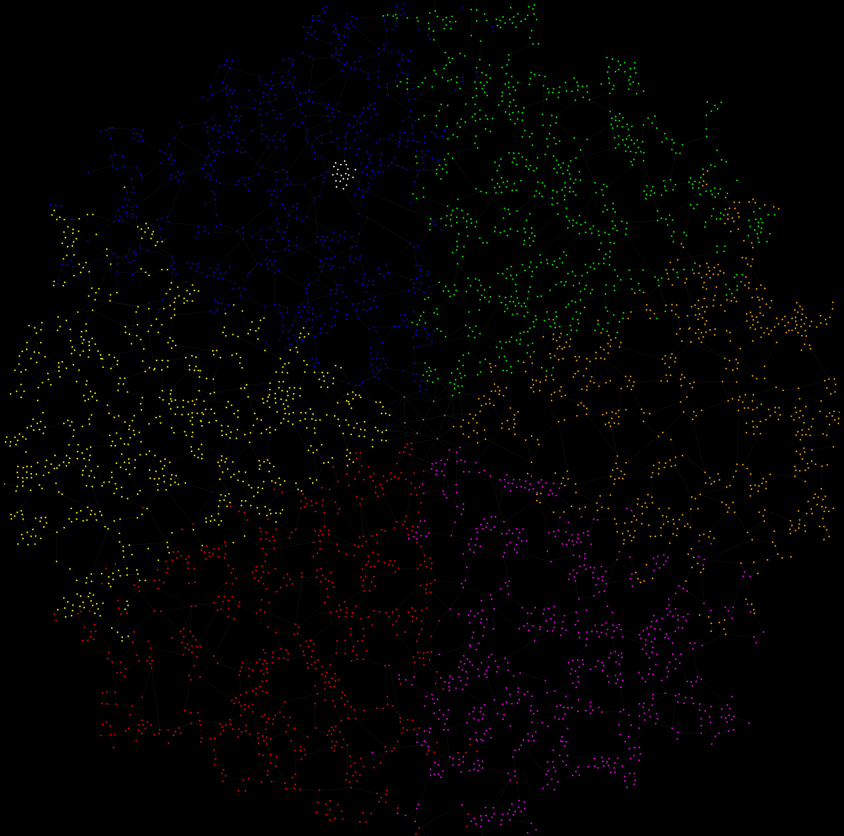
#> input picture StarscapeMapSpiceThresholded.png, 844 x 836 px, shrunk from 1003 x 993 before the run
$ python idkWhatImDoing.py
#> lines starting #> are read from the running program, lines starting #| are printed output that depends on the picture; after the words box and inside, x2 and y2 are one past the last pixel; in counts of white or black regions, pixels touching at a corner belong together
import cv2 as cv
import numpy as np
import helper as helper
import json


spiceImage = cv.imread("StarscapeMapSpiceThresholded.png", cv.IMREAD_COLOR)
#> spiceImage is the input picture: shape (836, 844, 3); mean B, G, R 1.7, 2.1, 2.8
# cv.imshow("spiceImage", spiceImage)
# cv.waitKey(1)
spiceImage = cv.cvtColor(spiceImage, cv.COLOR_BGR2RGB)


# yellowSpiceImage = cv.imread("YellowSpice.png", cv.IMREAD_COLOR)
# yellowSpiceImage = cv.cvtColor(yellowSpiceImage, cv.COLOR_BGR2RGB)
# cv.imshow("mahmud", yellowSpiceImage)


(height, width, depth) = spiceImage.shape
#> height = 836; width = 844; depth = 3
pixelCoordinateList = [("", width, height)]  # color as string, pixelx, pixelY
#> pixelCoordinateList = [('', 844, 836)]


try:
    # region pixel
    # for pixelX in range(width):  #  no :sleeping_accomodation:
    #     for pixelY in range(height):
    #         (pixelR, pixelG, pixelB) = spiceImage[pixelY, pixelX]

    #         if (  # red
    #             helper.helper.CheckPixelThreshold(
    #                 pixel=(pixelR, pixelG, pixelB, pixelX, pixelY),
    #                 pixelCoordinateList=pixelCoordinateList,
    #             )
    #             == "Red"
    #         ):
    #             print("Found Red Pixel At: " + str([pixelX, pixelY]))
    #             continue
    #         #

    #         if (  # green
    #             helper.helper.CheckPixelThreshold(
    #                 pixel=(pixelR, pixelG, pixelB, pixelX, pixelY),
    #                 pixelCoordinateList=pixelCoordinateList,
    #             )
    #             == "Green"
    #         ):
    #             print("Found Green Pixel At: " + str([pixelX, pixelY]))
    #             continue
    #         #

    #         if (  # blue
    #             helper.helper.CheckPixelThreshold(
    #                 pixel=(pixelR, pixelG, pixelB, pixelX, pixelY),
    #                 pixelCoordinateList=pixelCoordinateList,
    #             )
    #             == "Blue"
    #         ):
    #             print("Found Blue Pixel At: " + str([pixelX, pixelY]))
    #             continue
    #         #

    #         if (  # Cyan
    #             helper.helper.CheckPixelThreshold(
    #                 pixel=(pixelR, pixelG, pixelB, pixelX, pixelY),
    #                 pixelCoordinateList=pixelCoordinateList,
    #             )
    #             == "Orange"
    #         ):
    #             print("Found Orange Pixel At: " + str([pixelX, pixelY]))
    #             continue
    #         #

    #         if (  # yellow
    #             helper.helper.CheckPixelThreshold(
    #                 pixel=(pixelR, pixelG, pixelB, pixelX, pixelY),
    #                 pixelCoordinateList=pixelCoordinateList,
    #             )
    #             == "Yellow"
    #         ):
    #             print("Found Yellow Pixel At: " + str([pixelX, pixelY]))
    #             continue
    #         #

    #         if (  # purple
    #             helper.helper.CheckPixelThreshold(
    #                 pixel=(pixelR, pixelG, pixelB, pixelX, pixelY),
    #                 pixelCoordinateList=pixelCoordinateList,
    #             )
    #             == "Purple"
    #         ):
    #             print("Found Purple Pixel At: " + str([pixelX, pixelY]))
    #             continue
    #         #

    #         if (  # white
    #             helper.helper.CheckPixelThreshold(
    #                 pixel=(pixelR, pixelG, pixelB, pixelX, pixelY),
    #                 pixelCoordinateList=pixelCoordinateList,
    #             )
    #             == "White"
    #         ):
    #             print("Found White Pixel At: " + str([pixelX, pixelY]))
    #             continue
    #         #

    #     #
    # endregion

    spiceGray = cv.cvtColor(spiceImage, cv.COLOR_BGR2GRAY)
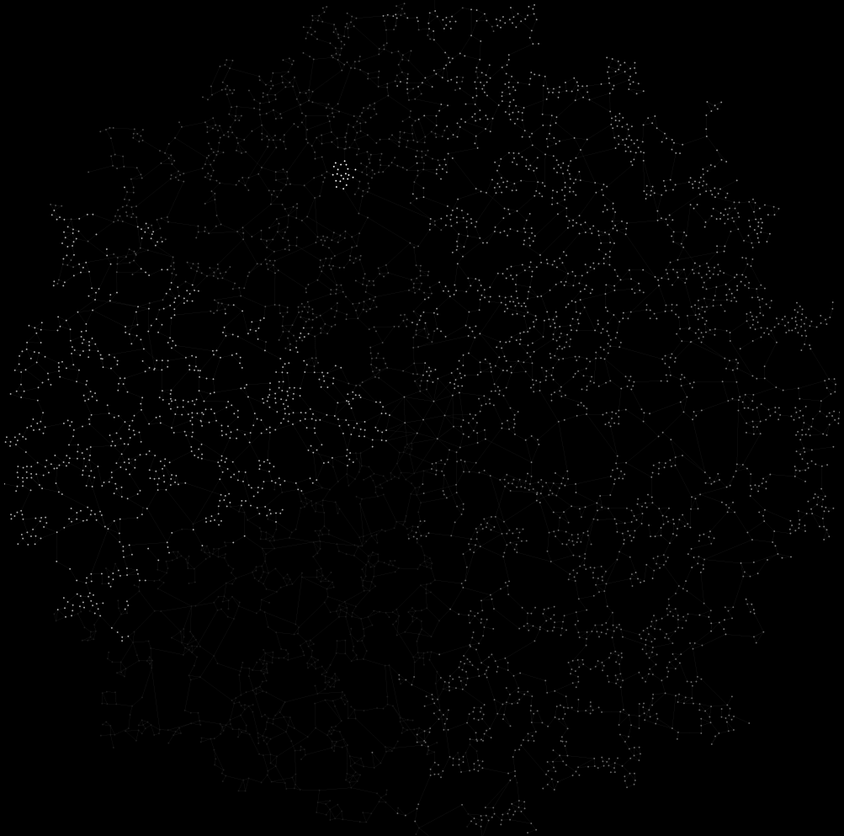
#> spiceGray: shape (836, 844); min 0, max 229, mean 2.1

    ret2, threshold = cv.threshold(spiceGray, 18, 255, cv.THRESH_BINARY)
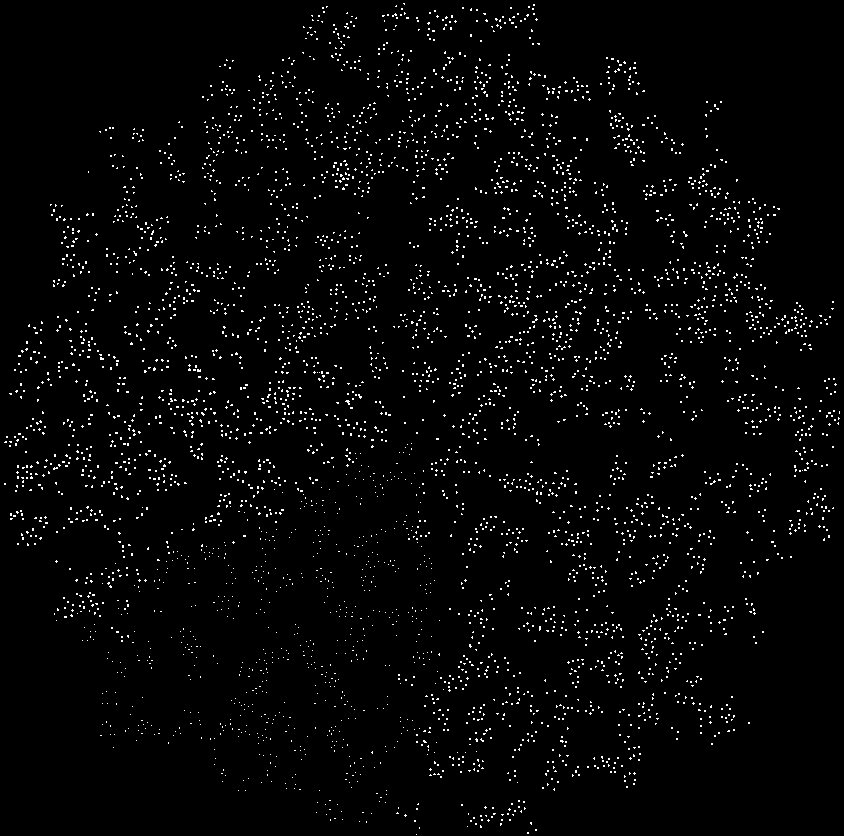
#> threshold: shape (836, 844); 2.5% white in thin lines or dots

    cv.imshow("threshold", threshold)

    (contours, hierarchy) = cv.findContours(
        threshold, cv.RETR_TREE, cv.CHAIN_APPROX_NONE
    )
#> contours = 4534 contours, all with area under 20

    foundContours = np.ones(spiceImage.shape[:3], dtype="uint8") * 255

    cv.drawContours(foundContours, contours, -1, (0, 0, 255), 3)
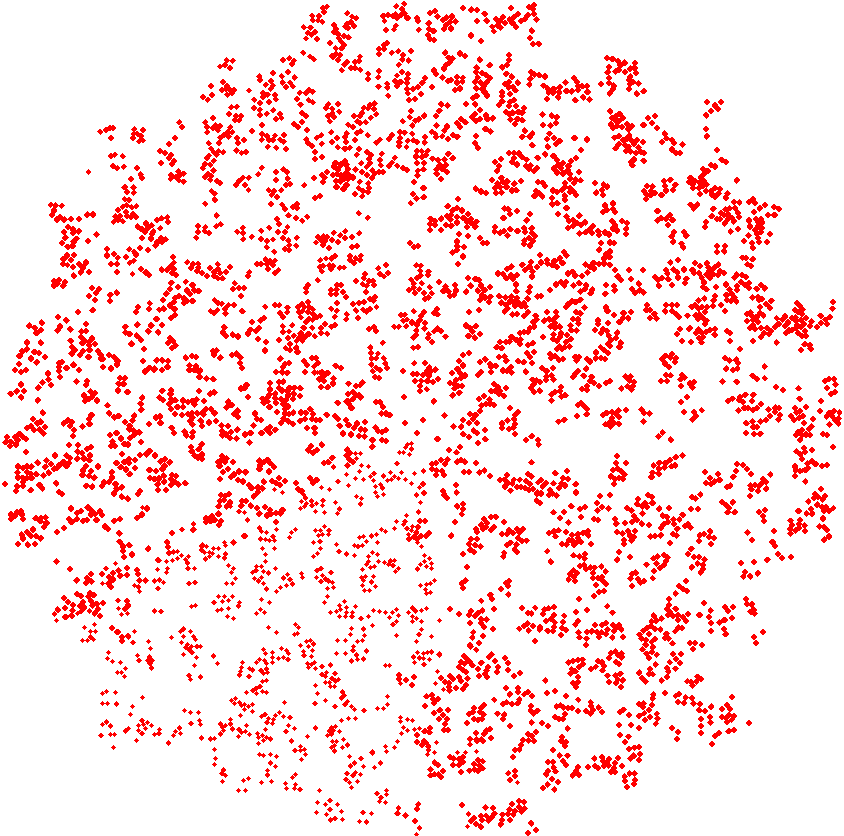
#> foundContours: shape (836, 844, 3); mean of channels 0, 1, 2 218.8, 218.8, 255; drawn as B, G, R

    print("Contours: " + str(len(contours)))
#| Contours: 4534

    cv.imshow("contours", foundContours)

    for c in contours:
        (x, y, w, h) = cv.boundingRect(c)

        pixelCoordinateList.append(("White", x, y))
#> this loop made 4534 passes
#> (c, x, y, w, h) on passes 2 to 4: ([[527, 832], [527, 833], [528, 833], [528, 832]], 527, 832, 2, 2), ([[535, 829], [535, 830], [536, 830], [536, 829]], 535, 829, 2, 2), ([[419, 827], [419, 828]], 419, 827, 1, 2)
#> after the loop, pixelCoordinateList = 4535 items, first 6: ('', 844, 836), ('White', 416, 834), ('White', 527, 832), ('White', 535, 829), ('White', 419, 827), ('White', 467, 826)

finally:
    pixelCoordinateList = list(set(pixelCoordinateList))
#> pixelCoordinateList = 4535 items, first 6: ('White', 558, 718), ('White', 294, 788), ('White', 545, 370), ('White', 714, 328), ('White', 21, 513), ('White', 466, 226)

    actualPrintList = [("", -1, -1)]

    for colorString, coordinateX, coordinateY in pixelCoordinateList:
        if colorString != "":
            actualPrintList.append((colorString, coordinateX, coordinateY))
#> this loop made 4535 passes
#> after the loop, actualPrintList = 4535 items, first 6: ('', -1, -1), ('White', 558, 718), ('White', 294, 788), ('White', 545, 370), ('White', 714, 328), ('White', 21, 513)

    testDict = {"SystemList": actualPrintList}
    with open("SystemDataOutput.json", mode="w") as file:
        json.dump(testDict, file, indent=4)
    #


cv.waitKey(0)

$ run again, with YellowSpice.png copied over StarscapeMapSpiceThresholded.png
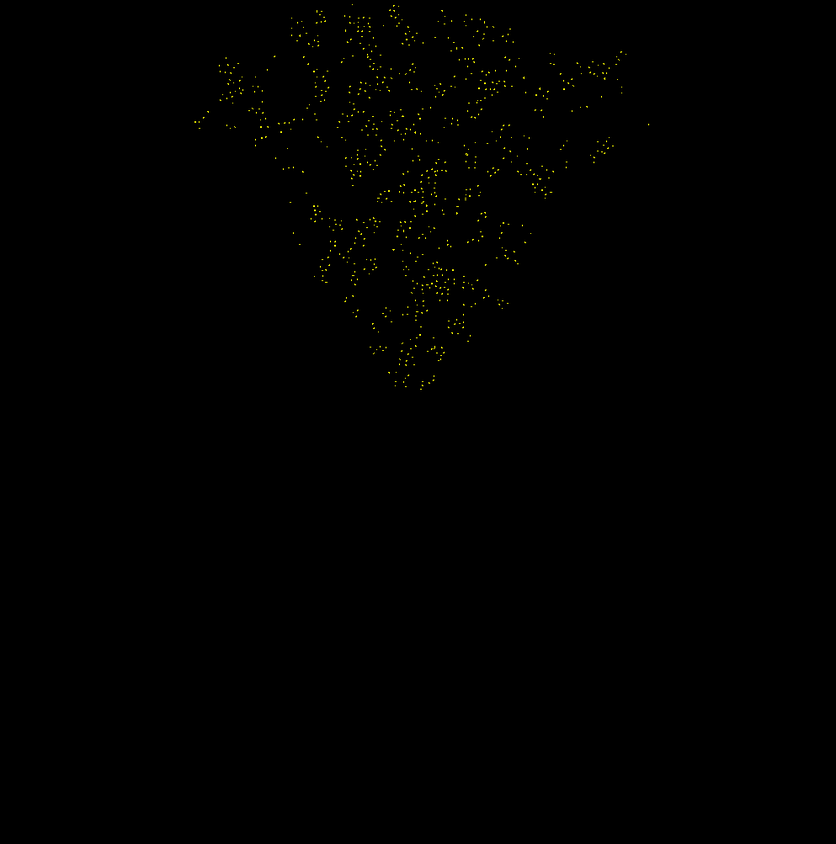
#> input picture YellowSpice.png, 836 x 844 px, shrunk from 993 x 1003 before the run
#> spiceImage is the input picture: shape (844, 836, 3); mean B, G, R 0, 0.6, 0.6
#> `ret2, threshold = cv.threshold(spiceGray, 18, 255, cv.THRESH_BINARY)`:
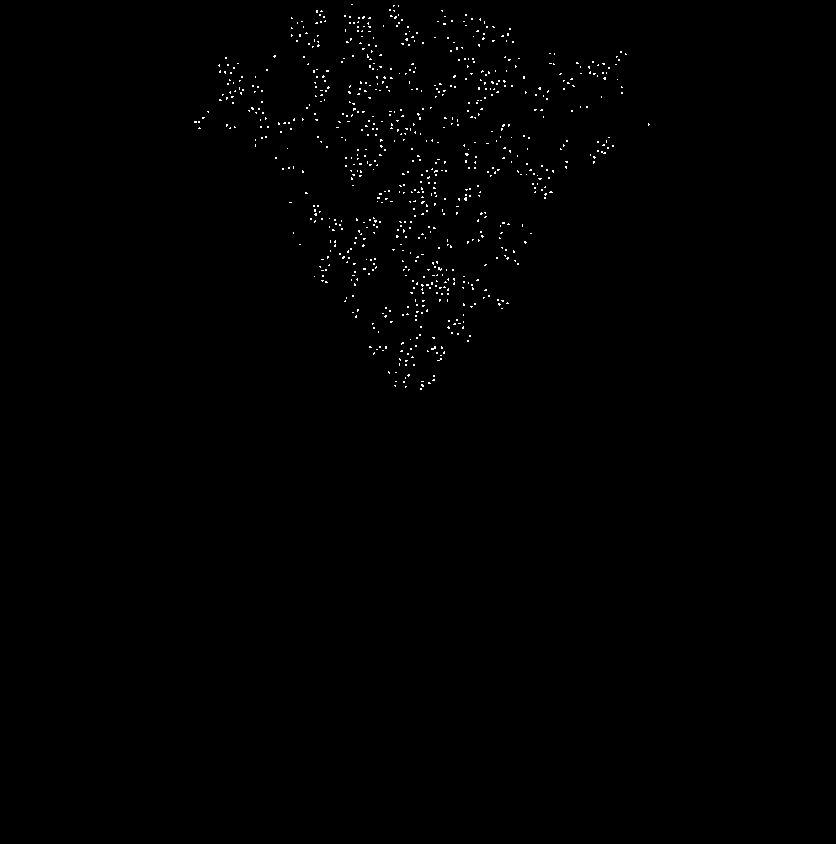
#> threshold: shape (844, 836); 0.44% white in thin lines or dots, all inside (x1, y1, x2, y2) = (194, 4, 650, 390)
#> contours = 799 contours, all with area under 20
#> `cv.drawContours(foundContours, contours, -1, (0, 0, 255), 3)`:
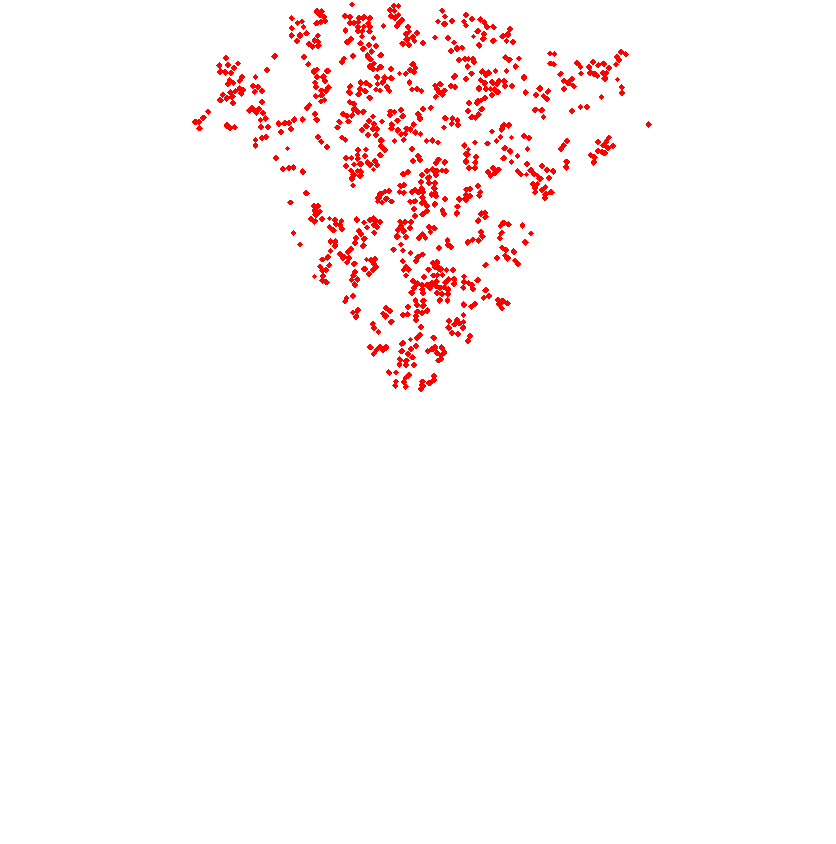
#> foundContours: shape (844, 836, 3); mean of channels 0, 1, 2 248.5, 248.5, 255; drawn as B, G, R
#| Contours: 799
#> the loop `for c in contours:` made 799 passes
#> (c, x, y, w, h) on passes 1 to 3: ([[420, 388], [420, 389], [421, 389], [421, 388]], 420, 388, 2, 2), ([[405, 386], [405, 387], [406, 386]], 405, 386, 2, 2), ([[394, 385], [395, 386], [395, 385]], 394, 385, 2, 2)
#> after the loop `for c in contours:`: pixelCoordinateList = 800 items, first 6: ('', 836, 844), ('White', 420, 388), ('White', 405, 386), ('White', 394, 385), ('White', 421, 384), ('White', 428, 382)
#> `pixelCoordinateList = list(set(pixelCoordinateList))`: pixelCoordinateList = 800 items, first 6: ('White', 483, 297), ('White', 456, 212), ('White', 362, 16), ('White', 363, 268), ('White', 414, 215), ('White', 289, 202)
#> the loop `for colorString, coordinateX, coordinateY in pixelCoordinateList:` made 800 passes
#> after the loop `for colorString, coordinateX, coordinateY in pixelCoordinateList:`: actualPrintList = 800 items, first 6: ('', -1, -1), ('White', 483, 297), ('White', 456, 212), ('White', 362, 16), ('White', 363, 268), ('White', 414, 215)
